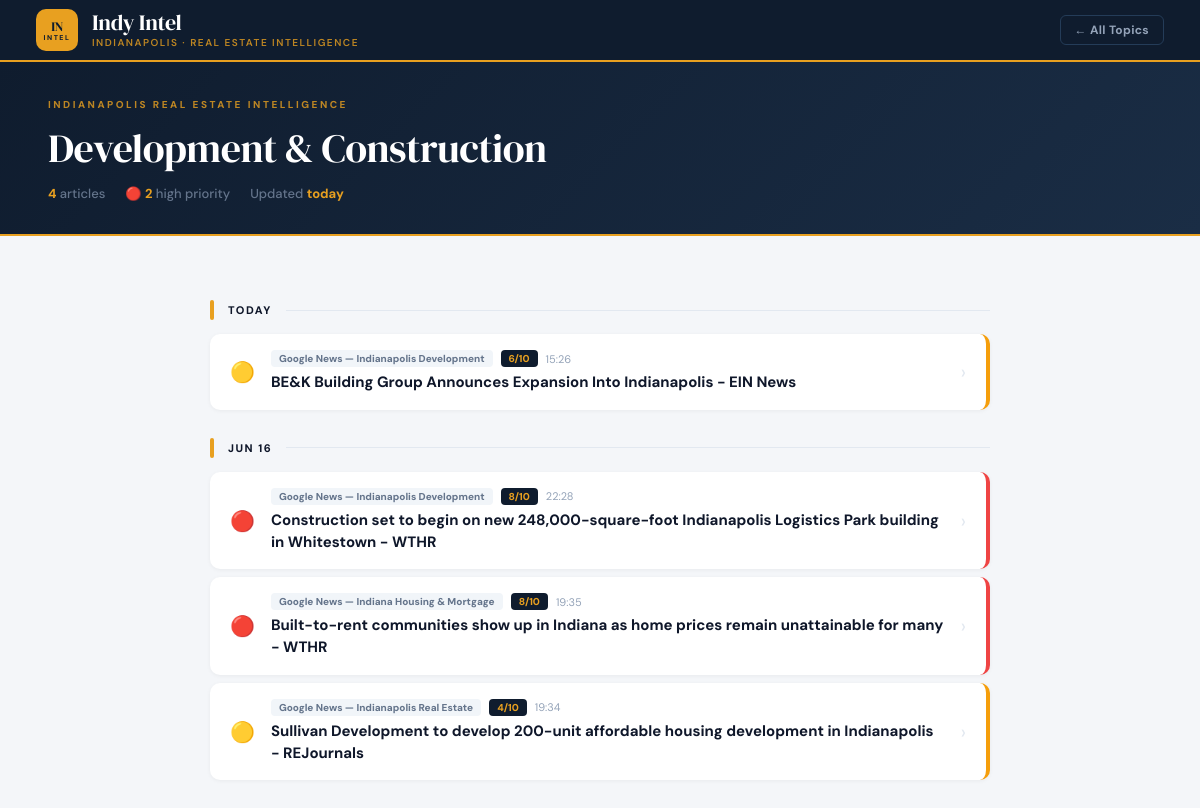
Page /category/Development_and_Construction on the committed database.
### tables this page shows
CREATE TABLE articles (
            id INTEGER PRIMARY KEY AUTOINCREMENT,
            title TEXT NOT NULL,
            url TEXT UNIQUE NOT NULL,
            real_url TEXT,
            source TEXT,
            published TEXT,
            full_text TEXT,
            summary_he TEXT,
            light TEXT DEFAULT 'green',
            relevance_score INTEGER DEFAULT 0,
            fetched_at TEXT DEFAULT (datetime('now')),
            analyzed INTEGER DEFAULT 0
        , category TEXT DEFAULT 'General', is_read INTEGER DEFAULT 0);

### app.py (the view)
@app.route("/category/<path:cat_name>")
def category(cat_name):
    by_cat = get_articles_by_category()
    matched = None
    for cat, date_groups in by_cat.items():
        slug = cat.replace(' ','_').replace('&','and').replace('/','_')
        if slug == cat_name or cat == cat_name:
            matched = (cat, date_groups)
            break
    if not matched:
        return redirect('/')
    return render_template("category.html", cat_name=matched[0], date_groups=matched[1])

### app.py (called while the page is built)
@app.context_processor
def inject_globals():
    def get_neighborhoods():
        return sorted(NEIGHBORHOODS, key=lambda x: x["crime_index"])
    return dict(get_neighborhoods=get_neighborhoods)

### database.py (called while the page is built)
def get_conn():
    conn = sqlite3.connect(DB_PATH)
    conn.row_factory = sqlite3.Row
    return conn

### templates/category.html (shortened to what this page needs)
<!DOCTYPE html>
<html lang="en">
<head>
<link rel="stylesheet" href="/static/brand.css?v=1">
</head>
<body>
<header class="site-header">
  <a href="/" class="brand">
    <div class="brand-logo">
      <div class="brand-logo-top">IN</div>
      <div class="brand-logo-bottom">INTEL</div>
    </div>
    <div class="brand-text">
      <div class="brand-name">Indy Intel</div>
      <div class="brand-sub">Indianapolis · Real Estate Intelligence</div>
    </div>
  </a>
  <div class="header-right">
    <a href="/" class="back-link">← All Topics</a>
  </div>
</header>
{% set total = namespace(n=0) %}
{% set reds  = namespace(n=0) %}
{% for dl, arts in date_groups.items() %}
  {% set total.n = total.n + arts|length %}
  {% for a in arts %}{% if a.light == 'red' %}{% set reds.n = reds.n+1 %}{% endif %}{% endfor %}
{% endfor %}
<div class="cat-hero">
  <div class="hero-label">Indianapolis Real Estate Intelligence</div>
  <div class="hero-title">{{ cat_name }}</div>
  <div class="hero-stats">
    <div class="hero-stat"><span>{{ total.n }}</span> articles</div>
    {% if reds.n > 0 %}<div class="hero-stat">🔴 <span>{{ reds.n }}</span> high priority</div>{% endif %}
    <div class="hero-stat">Updated <span>today</span></div>
  </div>
</div>
<div class="content">
  {% for date_label, arts in date_groups.items() %}
  <div class="date-block">
    <div class="date-strip">
      <div class="date-accent"></div>
      <div class="date-label">{{ date_label }}</div>
      <div class="date-line"></div>
    </div>
    <div class="a-list">
      {% for article in arts %}
      <a href="/article/{{ article.id }}" class="a-card {{ article.light }} {% if article.is_read %}is-read{% endif %}">
        <div class="a-sig">{% if article.light=='red' %}🔴{% elif article.light=='yellow' %}🟡{% else %}🟢{% endif %}</div>
        <div class="a-body">
          <div class="a-meta">
            <span class="a-src">{{ article.source }}</span>
            {% if article.relevance_score and article.relevance_score > 0 %}<span class="a-score">{{ article.relevance_score }}/10</span>{% endif %}
            <span class="a-date">{{ article.fetched_at[11:16] if article.fetched_at|length > 10 else '' }}</span>
          </div>
          <div class="a-title">{{ article.title }}</div>
        </div>
        {% if article.is_read %}
        <div class="read-check">✓</div>
        {% else %}
        <div class="a-arr">›</div>
        {% endif %}
      </a>
      {% endfor %}
    </div>
  </div>
  {% endfor %}
</div>
</body>
</html>

### static/brand.css (style rules this page uses)
:root { --navy: #0f1c2e; --navy2: #1a2d45; --navy3: #243c58; --gold: #e8a020; --gold2: #f5b840; --white: #ffffff; --bg: #f4f6f9; --border: #e2e8f0; --text: #0f172a; --muted: #64748b; --light: #94a3b8; --red: #dc2626; --yellow: #d97706; --green: #059669; }
* { box-sizing: border-box; margin: 0; padding: 0; }
html, body { font-family: 'DM Sans', sans-serif; background: var(--bg); color: var(--text); }
.site-header { background: var(--navy); height: 62px; display: flex; align-items: center; justify-content: space-between; padding: 0 36px; position: sticky; top: 0; z-index: 200; border-bottom: 2px solid var(--gold); }
.brand { display: flex; align-items: center; gap: 14px; text-decoration: none; }
.brand-logo { width: 42px; height: 42px; background: var(--gold); border-radius: 10px; display: flex; align-items: center; justify-content: center; flex-direction: column; gap: 1px; flex-shrink: 0; }
.brand-logo-top { font-family: 'DM Serif Display', serif; font-size: 13px; color: var(--navy); line-height: 1; letter-spacing: -0.5px; }
.brand-logo-bottom { font-size: 7px; font-weight: 800; color: var(--navy); letter-spacing: 1.5px; text-transform: uppercase; line-height: 1; }
.brand-text { display: flex; flex-direction: column; }
.brand-name { font-family: 'DM Serif Display', serif; font-size: 22px; color: var(--white); line-height: 1; letter-spacing: -0.3px; }
.brand-sub { font-size: 10px; color: var(--gold); font-weight: 600; letter-spacing: 1.5px; text-transform: uppercase; margin-top: 3px; opacity: 0.8; }
.header-right { display: flex; align-items: center; gap: 16px; }
.back-link { display: flex; align-items: center; gap: 7px; color: var(--light); text-decoration: none; font-size: 12px; font-weight: 700; letter-spacing: 0.3px; padding: 6px 14px; border-radius: 6px; border: 1px solid var(--navy3); transition: all 0.18s; }

### templates/category.html (style rules this page uses)
.cat-hero { background: linear-gradient(135deg, var(--navy) 0%, var(--navy2) 100%); padding: 36px 48px 32px; border-bottom: 2px solid var(--gold); }
.hero-label { font-size: 10px; font-weight: 800; text-transform: uppercase; letter-spacing: 2.5px; color: var(--gold); opacity: 0.8; margin-bottom: 10px; }
.hero-title { font-family: 'DM Serif Display', serif; font-size: 40px; color: #fff; margin-bottom: 10px; letter-spacing: -0.5px; }
.hero-stats { display: flex; gap: 20px; align-items: center; }
.hero-stat { font-size: 13px; color: #64748b; font-weight: 500; }
.hero-stat span { color: var(--gold); font-weight: 700; }
.content { max-width: 860px; margin: 0 auto; padding: 36px 40px 80px; }
.date-block { margin-bottom: 6px; }
.date-strip { display: flex; align-items: center; gap: 14px; margin: 28px 0 14px; }
.date-accent { width: 4px; height: 20px; background: var(--gold); border-radius: 2px; flex-shrink: 0; }
.date-label { font-size: 11px; font-weight: 800; text-transform: uppercase; letter-spacing: 1.5px; color: var(--text); }
.date-line { flex: 1; height: 1px; background: var(--border); }
.a-list { display: flex; flex-direction: column; gap: 8px; }
.a-card { background: var(--white); border-radius: 10px; padding: 16px 20px; display: flex; align-items: center; gap: 16px; text-decoration: none; color: inherit; border-right: 4px solid var(--border); box-shadow: 0 1px 4px rgba(0,0,0,0.05); transition: all 0.2s; }
.a-card.red { border-right-color: #ef4444; }
.a-card.yellow { border-right-color: #f59e0b; }
.a-sig { font-size: 20px; flex-shrink: 0; }
.a-body { flex: 1; min-width: 0; }
.a-meta { display: flex; align-items: center; gap: 8px; margin-bottom: 5px; }
.a-src { font-size: 10px; font-weight: 800; color: var(--muted); background: #f1f5f9; padding: 2px 8px; border-radius: 4px; }
.a-score { font-size: 10px; font-weight: 800; background: var(--navy); color: var(--gold); padding: 2px 8px; border-radius: 4px; }
.a-date { font-size: 11px; color: var(--light); }
.a-title { font-size: 15px; font-weight: 700; color: var(--text); line-height: 1.45; }
.a-arr { font-size: 20px; color: var(--border); flex-shrink: 0; }

### rows in the picture
articles: source "Google News — Indianapolis Development", relevance_score "6", fetched_at "15:26", title "BE&K Building Group Announces Expansion Into Indianapolis - EIN News"
articles: source "Google News — Indianapolis Development", relevance_score "8", fetched_at "22:28", title "Construction set to begin on new 248,000-square-foot Indianapolis Logistics Park building in Whitestown - WTHR"
articles: source "Google News — Indiana Housing & Mortgage", relevance_score "8", fetched_at "19:35", title "Built-to-rent communities show up in Indiana as home prices remain unattainable for many - WTHR"
articles: source "Google News — Indianapolis Real Estate", relevance_score "4", fetched_at "19:34", title "Sullivan Development to develop 200-unit affordable housing development in Indianapolis - REJournals"

### other values in the picture
{{ cat_name }} "Development & Construction"
{{ total.n }} "4"
{{ reds.n }} "2"
{{ date_label }} "TODAY" "JUN 16"
